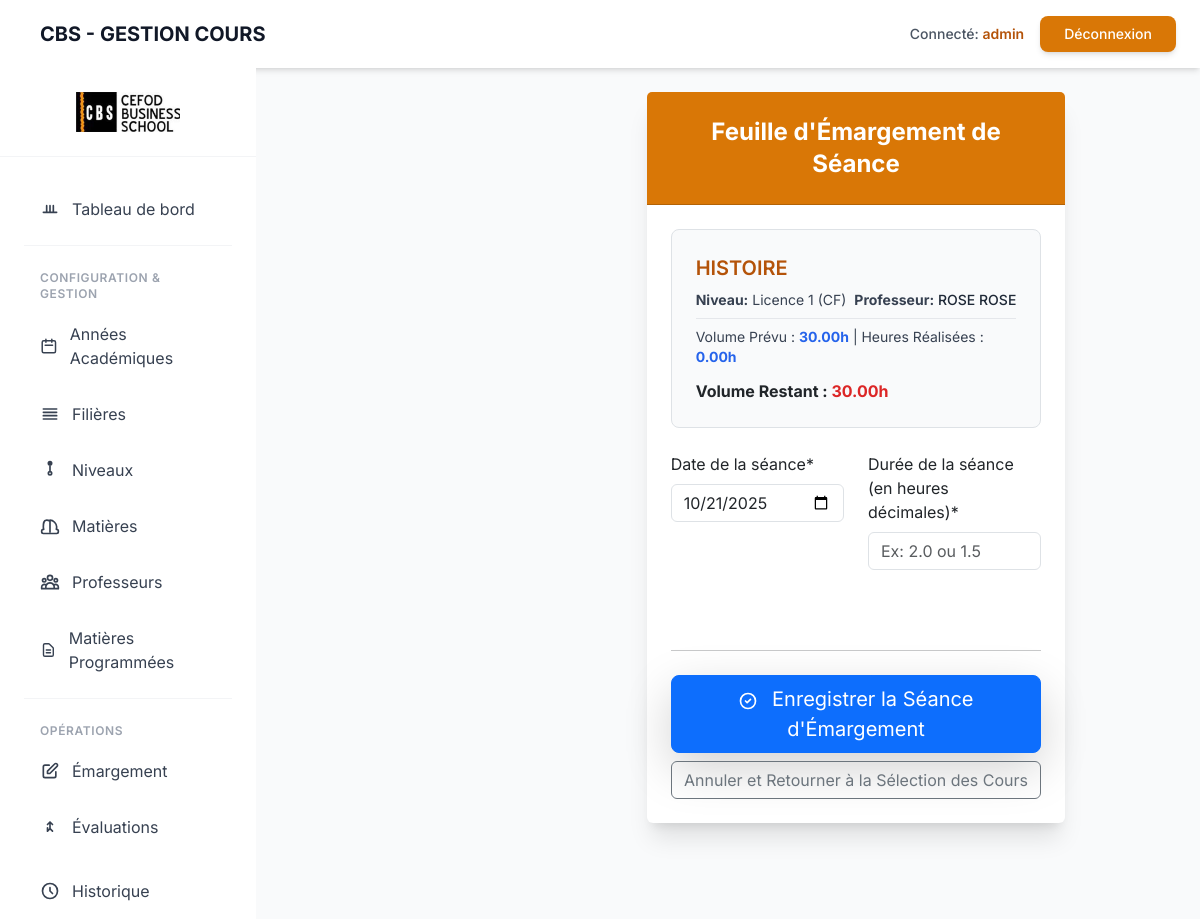
/ap/emargement/3/saisir/ (signed in), run on the app's committed database.
### gestion_cours/models.py (models this page shows, shortened)
class MatiereProgrammee(models.Model):
    SEMESTRE_CHOICES = [
        ('S1', 'Semestre 1'),
        ('S2', 'Semestre 2'),
    ]
    matiere = models.ForeignKey(Matiere, on_delete=models.CASCADE)
    filiere = models.ForeignKey(Filiere, on_delete=models.CASCADE)
    niveau = models.ForeignKey(Niveau, on_delete=models.CASCADE)
    professeur = models.ForeignKey(Professeur, on_delete=models.CASCADE)
    annee_academique = models.ForeignKey(AnneeAcademique, on_delete=models.CASCADE)
    semestre = models.CharField(
        max_length=2,
        choices=SEMESTRE_CHOICES,
        default='S1'
    )
    nbr_heure = models.DecimalField(max_digits=5, decimal_places=2, verbose_name="Volume horaire prévu")
    date_debut_estimee = models.DateField(null=True, blank=True)
    date_fin_estimee = models.DateField(null=True, blank=True)
    class Meta:
        verbose_name_plural = "Matières Programmées"
        unique_together = ('matiere', 'filiere', 'niveau', 'annee_academique', 'semestre')

class Matiere(models.Model):
    code = models.CharField(max_length=10, unique=True)
    libelle = models.CharField(max_length=100)
    class Meta:
        verbose_name_plural = "Matières"

class Niveau(models.Model):
    LIBELLE_CHOICES = [
        ('Licence', 'Licence'),
        ('Master', 'Master'),
    ]
    libelle = models.CharField(max_length=10, choices=LIBELLE_CHOICES)
    niv = models.IntegerField() # 1, 2 ou 3
    filiere = models.ForeignKey(Filiere, on_delete=models.CASCADE)
    class Meta:
        verbose_name_plural = "Niveaux"
        unique_together = ('libelle', 'filiere', 'niv')

class Filiere(models.Model):
    code = models.CharField(max_length=10, unique=True)
    libelle = models.CharField(max_length=100)
    class Meta:
        verbose_name_plural = "Filières"

class Professeur(models.Model):
    nom = models.CharField(max_length=100)
    prenoms = models.CharField(max_length=150)
    contact = models.CharField(max_length=50, unique=True)
    email = models.EmailField(unique=True)
    grade = models.CharField(
        max_length=100,
        null=True,
        blank=True,
        verbose_name="Grade universitaire"
    )
    domaine = models.CharField(
        max_length=100,
        null=True,
        blank=True,
        verbose_name="Domaine d'expertise"
    )
    cv = models.FileField(
        upload_to='professeurs/cvs/',
        null=True,
        blank=True,
        verbose_name="CV (Fichier)"
    )
    dernier_diplome = models.FileField(
        upload_to='professeurs/diplomes/',
        null=True,
        blank=True,
        verbose_name="Dernier Diplôme (Fichier)"
    )
    class Meta:
        verbose_name = "Professeur"
        verbose_name_plural = "Professeurs"
        ordering = ['nom']

### gestion_cours/views.py (the view, shortened to what this page needs)
# urls.py: path('ap/emargement/<int:pk>/saisir/', views.emargement_view, name='emargement_saisir'),
@login_required
def emargement_view(request, pk):
    matiere_prog = get_object_or_404(
        MatiereProgrammee.objects.annotate(
            total_heures_faites=Sum('emargement__heure_eff')
        ).select_related('matiere', 'professeur', 'niveau', 'filiere'),
        pk=pk
    )
    annee_active = AnneeAcademique.objects.filter(active=True).first()
    if not annee_active:
        messages.error(request, "Impossible d'émarger : Aucune année académique active trouvée.")
        return redirect('gestion_cours:home')
    if matiere_prog.annee_academique != annee_active:
        messages.error(request, "Erreur : La matière sélectionnée n'est pas programmée pour l'année académique active.")
        return redirect('gestion_cours:home')
    initial_data = {'date_emar': timezone.now().date()}
    form = EmargementForm(request.POST or None, initial=initial_data) # Simplification: pas d'instance
    volume_prevu = matiere_prog.nbr_heure
    heures_faites_actuelles = matiere_prog.total_heures_faites or Decimal('0.00')
    volume_prevant_decimal = Decimal(str(volume_prevu)) # Conversion explicite au cas où nbr_heure est Float
    volume_restant = volume_prevant_decimal - heures_faites_actuelles
    volume_restant = volume_restant.quantize(Decimal('0.01')) # Arrondir à deux décimales (Decimal)
    volume_restant_float = float(volume_restant) # Utiliser la version float pour les comparaisons dans la validation ci-dessous (si nécessaire)
    context = {
        'matiere_prog': matiere_prog,
        'form': form,
        'volume_restant': volume_restant,
    }
    return render(request, 'gestion_cours/emargement_form.html', context)

### gestion_cours/forms.py
class EmargementForm(forms.ModelForm):
    class Meta:
        model = Emargement
        fields = ['date_emar', 'heure_eff']
        widgets = {
            'date_emar': DateInput(attrs={'type': 'date'}),
            'heure_eff': NumberInput(attrs={'step': '0.5', 'placeholder': 'Ex: 2.0 ou 1.5', 'min': '0.5', 'max': '8.0'})
        }
        labels = {
            'date_emar': 'Date de la séance',
            'heure_eff': 'Durée de la séance (en heures décimales)',
        }

### gestion_cours/templates/gestion_cours/emargement_form.html (shortened to what this page needs)
{% extends "base.html" %}
{% load crispy_forms_tags %}
{% block content %}
<div class="row justify-content-center">
    <div class="col-lg-8 col-md-10">
        <div class="card shadow-xl border-0">
            <div class="card-header bg-amber-600 text-white text-center p-4 rounded-t-xl">
                <h2 class="mb-0 text-2xl font-bold">Feuille d'Émargement de Séance</h2>
            </div>
            <div class="card-body p-6">
                <div class="bg-gray-50 p-4 rounded-lg border border-gray-200 mb-6 space-y-2">
                    <h4 class="text-xl font-semibold text-amber-700">{{ matiere_prog.matiere.libelle }}</h4>
                    <div class="flex justify-between text-sm text-gray-700">
                        <p>
                            <strong>Niveau:</strong> {{ matiere_prog.niveau.libelle }} {{ matiere_prog.niveau.niv }} ({{ matiere_prog.filiere.code }})
                        </p>
                        <p>
                            <strong>Professeur:</strong>
                            <span class="font-medium text-gray-800">
                                {{ matiere_prog.professeur.nom }} {{ matiere_prog.professeur.prenoms }}
                            </span>
                        </p>
                    </div>
                    <p class="text-sm text-gray-700 pt-2 border-t border-gray-200">
                        Volume Prévu : <strong class="text-blue-600">{{ matiere_prog.nbr_heure }}h</strong> |
                        Heures Réalisées : <strong class="text-blue-600">{{ matiere_prog.total_heures_faites|default:"0.00"|floatformat:2 }}h</strong>
                    </p>
                    <p class="text-md font-bold pt-1">
                        Volume Restant :
                        {% if volume_restant <= 0 %}
                            <span class="text-green-600">0.00h (Cours Complété)</span>
                        {% else %}
                            <span class="text-red-600">{{ volume_restant|floatformat:2 }}h</span>
                        {% endif %}
                    </p>
                </div>
                <form method="post" class="space-y-4">
                    <div class="row">
                        <div class="col-md-6 mb-3">
                            {{ form.date_emar|as_crispy_field }}
                        </div>
                        <div class="col-md-6 mb-3">
                            {{ form.heure_eff|as_crispy_field }}
                        </div>
                    </div>
                    <hr class="mt-5 mb-4">
                    <div class="d-grid gap-2">
                        <button type="submit" class="btn btn-primary btn-lg shadow-lg">
                            <svg class="w-5 h-5 inline mr-2" fill="none" stroke="currentColor" viewBox="0 0 24 24"
                                xmlns="http://www.w3.org/2000/svg">
                                <path stroke-linecap="round" stroke-linejoin="round" stroke-width="2"
                                    d="M9 12l2 2 4-4m6 2a9 9 0 11-18 0 9 9 0 0118 0z"></path>
                            </svg>
                            Enregistrer la Séance d'Émargement
                        </button>
                        <a href="{% url 'gestion_cours:emargement_selection_cours' %}"
                            class="btn btn-outline-secondary">
                            Annuler et Retourner à la Sélection des Cours
                        </a>
                    </div>
                </form>
            </div>
        </div>
    </div>
</div>
{% endblock content %}

### gestion_cours/templates/base.html (shortened to what this page needs)
{% load static %}
<!DOCTYPE html>
<html lang="fr">
<head>
    <link href="https://cdn.jsdelivr.net/npm/bootstrap@5.3.3/dist/css/bootstrap.min.css" rel="stylesheet">
    <script src="https://cdn.tailwindcss.com"></script>
</head>
<body class="bg-gray-50 min-h-screen flex flex-col">
    <header class="bg-white shadow-md sticky top-0 z-40">
        <div class="max-w-7xl mx-auto px-4 sm:px-6 lg:px-8 py-3 flex justify-between items-center">
            <div class="flex items-center space-x-4">
                 <a href="{% url 'gestion_cours:landing' %}" class="flex items-center hidden md:block">
                    <p class="text-xl font-bold text-gray-900">CBS - GESTION COURS</p>
                 </a>
            </div>
            <div class="flex items-center space-x-4">
                {% if user.is_authenticated %}
                    <span class="text-sm font-medium text-gray-600 hidden sm:inline">
                        Connecté: <span class="text-amber-700 font-semibold">{{ user.username }}</span>
                    </span>
                    <form method="post" action="{% url 'logout' %}" class="inline">
                        <button type="submit" class="text-sm font-medium text-white bg-amber-600 hover:bg-amber-700 py-2 px-4 rounded-lg transition duration-150 shadow-md">
                            Déconnexion
                        </button>
                    </form>
                {% else %}
                    <a href="{% url 'login' %}" class="text-sm font-medium text-white bg-amber-600 hover:bg-amber-700 py-2 px-4 rounded-lg transition duration-150 shadow-md">
                        Connexion
                    </a>
                {% endif %}
            </div>
        </div>
    </header>
    <div class="flex flex-1 overflow-hidden">
        <nav id="sidebar" class="fixed inset-y-0 left-0 w-64 bg-white shadow-xl z-40 md:relative md:shadow-none flex flex-col flex-shrink-0 h-full">
            <div class="px-6 py-4 border-b border-gray-100 mb-4">
                <a href="{% url 'gestion_cours:landing' %}" class="flex items-center justify-center">
                    <img src="{% static 'img/logo.jpg' %}" alt="CEFOD CBS Business School Logo" class="h-10 w-auto">
                </a>
            </div>
            <div class="flex-1 space-y-2 px-4 overflow-y-auto">
                <a href="{% url 'gestion_cours:home' %}" class="flex items-center p-3 rounded-lg text-gray-700 hover:bg-cbs-light hover:text-cbs-primary transition duration-150 ease-in-out">
                    <svg class="w-5 h-5 mr-3" fill="none" stroke="currentColor" viewBox="0 0 24 24" xmlns="http://www.w3.org/2000/svg"><path stroke-linecap="round" stroke-linejoin="round" stroke-width="2" d="M16 8v8m-4-8v8m-4-8v8M4 16h16"></path></svg>
                    Tableau de bord
                </a>
                <div class="pt-4 border-t border-gray-100">
                    <p class="px-3 text-xs font-semibold text-gray-400 uppercase tracking-wider mb-1">Configuration & Gestion</p>
                    <a href="{% url 'gestion_cours:anneeacademique_list' %}"class="flex items-center p-3 rounded-lg text-gray-700 hover:bg-cbs-light hover:text-cbs-primary transition duration-150 ease-in-out">
                        <svg class="w-5 h-5 mr-3" fill="none" stroke="currentColor" viewBox="0 0 24 24" xmlns="http://www.w3.org/2000/svg"><path stroke-linecap="round" stroke-linejoin="round" stroke-width="2" d="M8 7V3m8 4V3m-9 8h10M5 21h14a2 2 0 002-2V7a2 2 0 00-2-2H5a2 2 0 00-2 2v12a2 2 0 002 2z"></path></svg>
                        Années Académiques
                    </a>
                    <a href="{% url 'gestion_cours:filiere_list' %}" class="flex items-center p-3 rounded-lg text-gray-700 hover:bg-cbs-light hover:text-cbs-primary transition duration-150 ease-in-out">
                        <svg class="w-5 h-5 mr-3" fill="none" stroke="currentColor" viewBox="0 0 24 24" xmlns="http://www.w3.org/2000/svg"><path stroke-linecap="round" stroke-linejoin="round" stroke-width="2" d="M4 6h16M4 10h16M4 14h16M4 18h16"></path></svg>
                        Filières
                    </a>
                    <a href="{% url 'gestion_cours:niveau_list' %}" class="flex items-center p-3 rounded-lg text-gray-700 hover:bg-cbs-light hover:text-cbs-primary transition duration-150 ease-in-out">
                        <svg class="w-5 h-5 mr-3" fill="none" stroke="currentColor" viewBox="0 0 24 24" xmlns="http://www.w3.org/2000/svg"><path stroke-linecap="round" stroke-linejoin="round" stroke-width="2" d="M12 6V4m0 2v8m0-8a2 2 0 100-4 2 2 0 000 4zm0 8a2 2 0 100 4 2 2 0 000-4z"></path></svg>
                        Niveaux
                    </a>
                    <a href="{% url 'gestion_cours:matiere_list' %}" class="flex items-center p-3 rounded-lg text-gray-700 hover:bg-cbs-light hover:text-cbs-primary transition duration-150 ease-in-out">
                        Matières
                    </a>
                    <a href="{% url 'gestion_cours:professeur_list' %}" class="flex items-center p-3 rounded-lg text-gray-700 hover:bg-cbs-light hover:text-cbs-primary transition duration-150 ease-in-out">
                        Professeurs
                    </a>
                    <a href="{% url 'gestion_cours:matiereprogrammee_list' %}" class="flex items-center p-3 rounded-lg text-gray-700 hover:bg-cbs-light hover:text-cbs-primary transition duration-150 ease-in-out">
                        <svg class="w-5 h-5 mr-3" fill="none" stroke="currentColor" viewBox="0 0 24 24" xmlns="http://www.w3.org/2000/svg"><path stroke-linecap="round" stroke-linejoin="round" stroke-width="2" d="M9 12h6m-6 4h6m2 5H7a2 2 0 01-2-2V5a2 2 0 012-2h5.586a1 1 0 01.707.293l5.414 5.414a1 1 0 01.293.707V19a2 2 0 01-2 2z"></path></svg>
                        Matières Programmées
                    </a>
                </div>
                <div class="pt-4 border-t border-gray-100">
                    <p class="px-3 text-xs font-semibold text-gray-400 uppercase tracking-wider mb-1">Opérations</p>
                    <a href="{% url 'gestion_cours:emargement_selection_cours' %}" class="flex items-center p-3 rounded-lg text-gray-700 hover:bg-cbs-light hover:text-cbs-primary transition duration-150 ease-in-out">
                        Émargement
                    </a>
                    <a href="/admin/gestion_cours/evaluation/" class="flex items-center p-3 rounded-lg text-gray-700 hover:bg-cbs-light hover:text-cbs-primary transition duration-150 ease-in-out">
                         <svg class="w-5 h-5 mr-3" fill="none" stroke="currentColor" viewBox="0 0 24 24" xmlns="http://www.w3.org/2000/svg"><path stroke-linecap="round" stroke-linejoin="round" stroke-width="2" d="M9 17v-4m0-4l3-3m0 0l3 3m-3-3v8m0 0l3 3m-3-3l-3 3"></path></svg>
                        Évaluations
                    </a>
                </div>
                <a href="{% url 'gestion_cours:historique' %}" class="flex items-center p-3 rounded-lg text-gray-700 hover:bg-cbs-light hover:text-cbs-primary transition duration-150 ease-in-out">
                    <svg class="w-5 h-5 mr-3" fill="none" stroke="currentColor" viewBox="0 0 24 24" xmlns="http://www.w3.org/2000/svg"><path stroke-linecap="round" stroke-linejoin="round" stroke-width="2" d="M12 8v4l3 3m6-3a9 9 0 11-18 0 9 9 0 0118 0z"></path></svg>
                    Historique
                </a>
            </div>
        </nav>
        <main class="flex-1 p-4 md:p-8 overflow-y-auto md:ml-64">
            <div class="max-w-7xl mx-auto">
                {% block content %}{% endblock content %}
            </div>
        </main>
    </div>
</body>
</html>

### gestion_cours/templates/base.html (style rules this page uses)
body { font-family: 'Inter', sans-serif; }
#sidebar { transition: transform 0.3s ease-in-out; transform: translateX(-100%); }
@media (min-width: 768px) { #sidebar { transform: translateX(0); position: relative; height: auto; } }

### data on the page
MatiereProgrammee: matiere.libelle "HISTOIRE", niveau.libelle "Licence", niveau.niv "1", filiere.code "CF", professeur.nom "ROSE", professeur.prenoms "ROSE", nbr_heure "30.00", total_heures_faites "0.00"

### other printed values
{{ user.username }} "admin"
{{ volume_restant|floatformat:2 }} "30.00"
